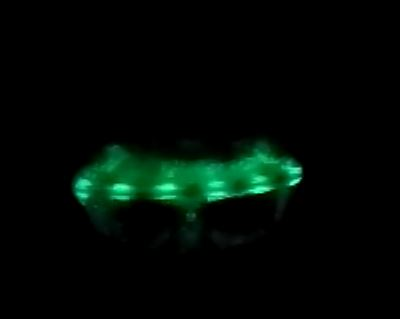
#> input picture Video Analysis/Green_Flash_2.JPG, 400 x 319 px
$ python hist_pic_test.py
#> lines starting #> are read from the running program, lines starting #| are printed output that depends on the picture
import cv2
import numpy as np
from matplotlib import pyplot as plt

frames = 1
colours = ['b','g','r']

def split_into_rgb_channels(image):
  red = image[:,:,2]
  green = image[:,:,1]
  blue = image[:,:,0]
  return red, green, blue

def equalizeHistColor(frame):
    # equalize the histogram of color image
    img = cv2.cvtColor(frame, cv2.COLOR_RGB2HSV)  # convert to HSV
    img[:, :, 2] = cv2.equalizeHist(img[:, :, 2])  # equalize the histogram of the V channel
    return cv2.cvtColor(img, cv2.COLOR_HSV2RGB)  # convert the HSV image back to RGB format

for i, col in enumerate(colours):
	globals()[str(colours[i]) + "_frame_hist"] = np.zeros((frames,3))


img = cv2.imread('Green_Flash_2.JPG')
#> img is the input picture: shape (319, 400, 3); mean B, G, R 4.9, 9.8, 0.9
fig, (ax1,ax2) = plt.subplots(2, sharex=True)
ax1 = fig.add_subplot(2,1,1)
ax2 = fig.add_subplot(2,1,2)
#while (cap.isOpened()):  # play the video by reading frame by frame

#equalizeHistColor(img)
    # this just calculates a frame# X 3 matrix of mean,std, and sum
for i,col in enumerate(colours):
    histr = cv2.calcHist([img],[i],None,[256],[0,256])

    globals()[str(colours[i]) + "_frame_hist_data"] = histr
    globals()[str(colours[i]) + "_frame_hist"][(0,0)] = np.mean(histr[100:-1])
    globals()[str(colours[i]) + "_frame_hist"][(0,1)] = np.std(histr[100:-1])
    globals()[str(colours[i]) + "_frame_hist"][(0,2)] = np.sum(histr[100:-1])
    img2 = equalizeHistColor(img)
    histr_norm = cv2.calcHist([img2],[i],None,[256],[0,256])
    globals()[str(colours[i]) + "_frame_hist_data_norm"] = histr_norm
    plt.plot(histr,color = col)
    ax1.plot(histr,color = col)
    ax2.plot(histr_norm, color = col)
    plt.xlim([0,256])
    plt.show()
    cv2.imshow('',img)
    cv2.imshow('',img2)
    cv2.waitKey(0)
#> this loop made 3 passes
#> pass 1, `img2 = equalizeHistColor(img)`:
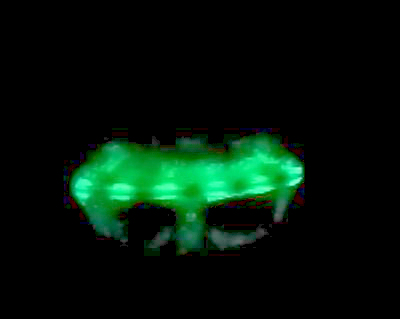
#> img2: shape (319, 400, 3); mean B, G, R 9.8, 21.1, 2.4
#> pass 1, `plt.show()`:
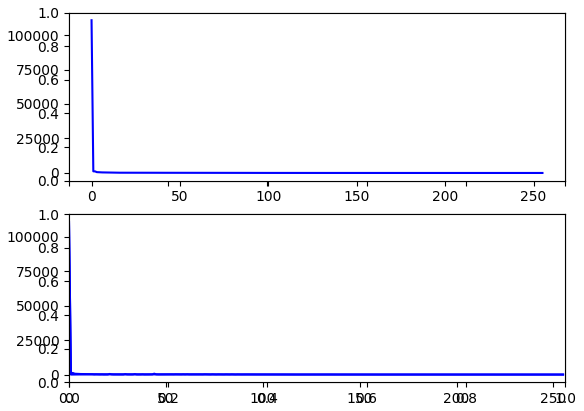
#> figure drawn by matplotlib, 2 panels; panel 1: curve peaks at x = 0, y = 110717; panel 2: curve peaks at x = 0, y = 110717; panel 2: curve peaks at x = 0, y = 110717
#> pass 2, `plt.show()`:
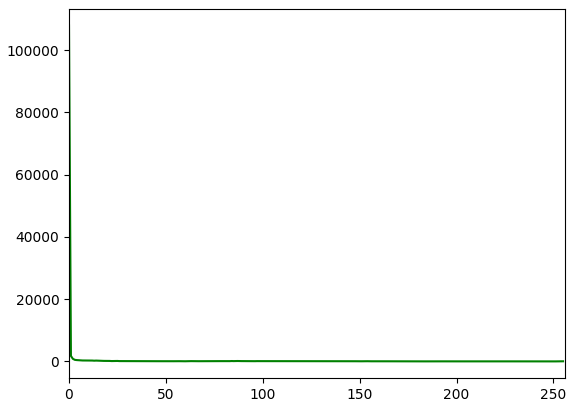
#> figure drawn by matplotlib, 1 panel; curve peaks at x = 0, y = 107924


#this splits into 3 np arrays, one for each r,g,b channel
#split_into_rgb_channels(img)
#frame1 = equalizeHistColor(img)
